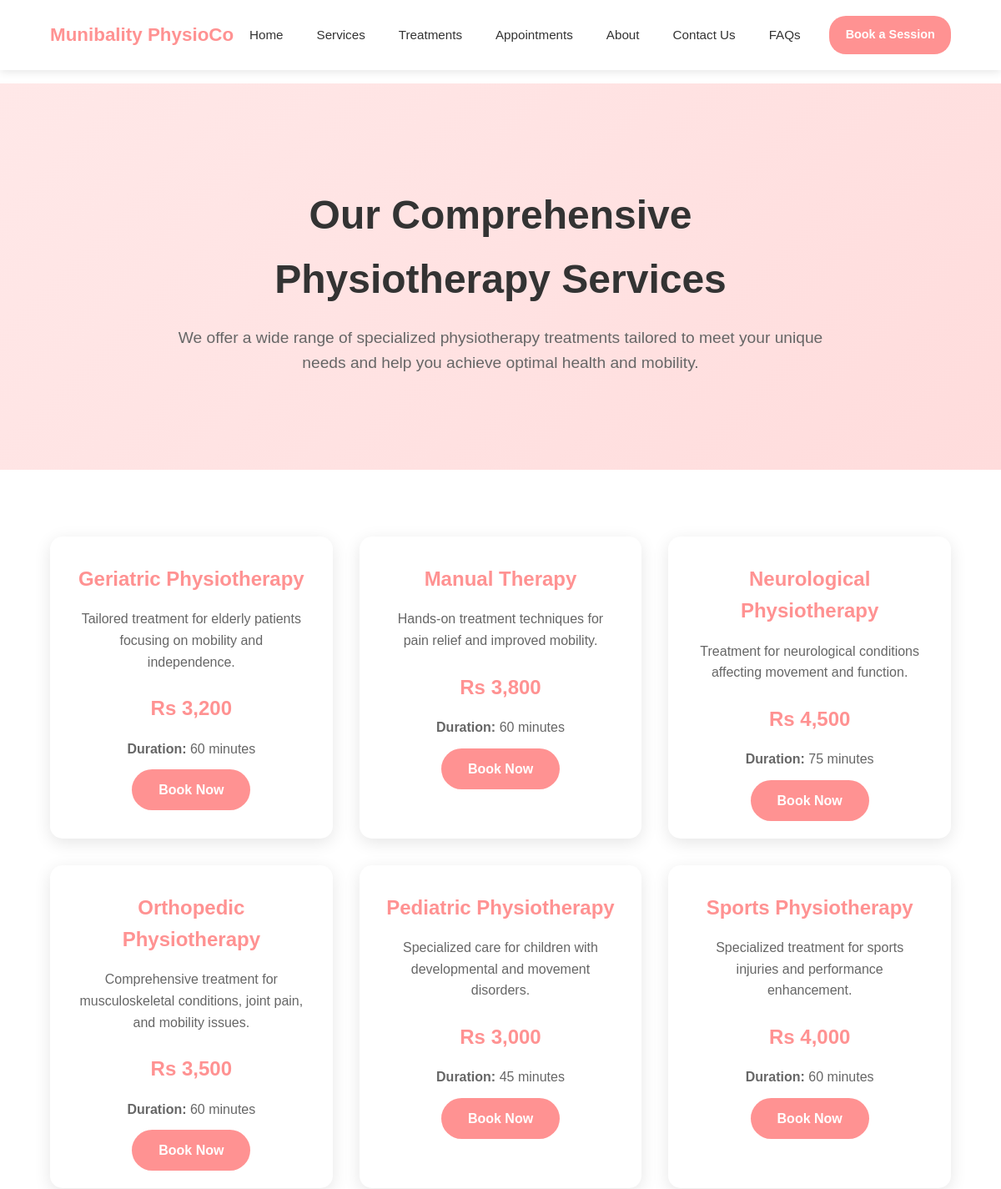
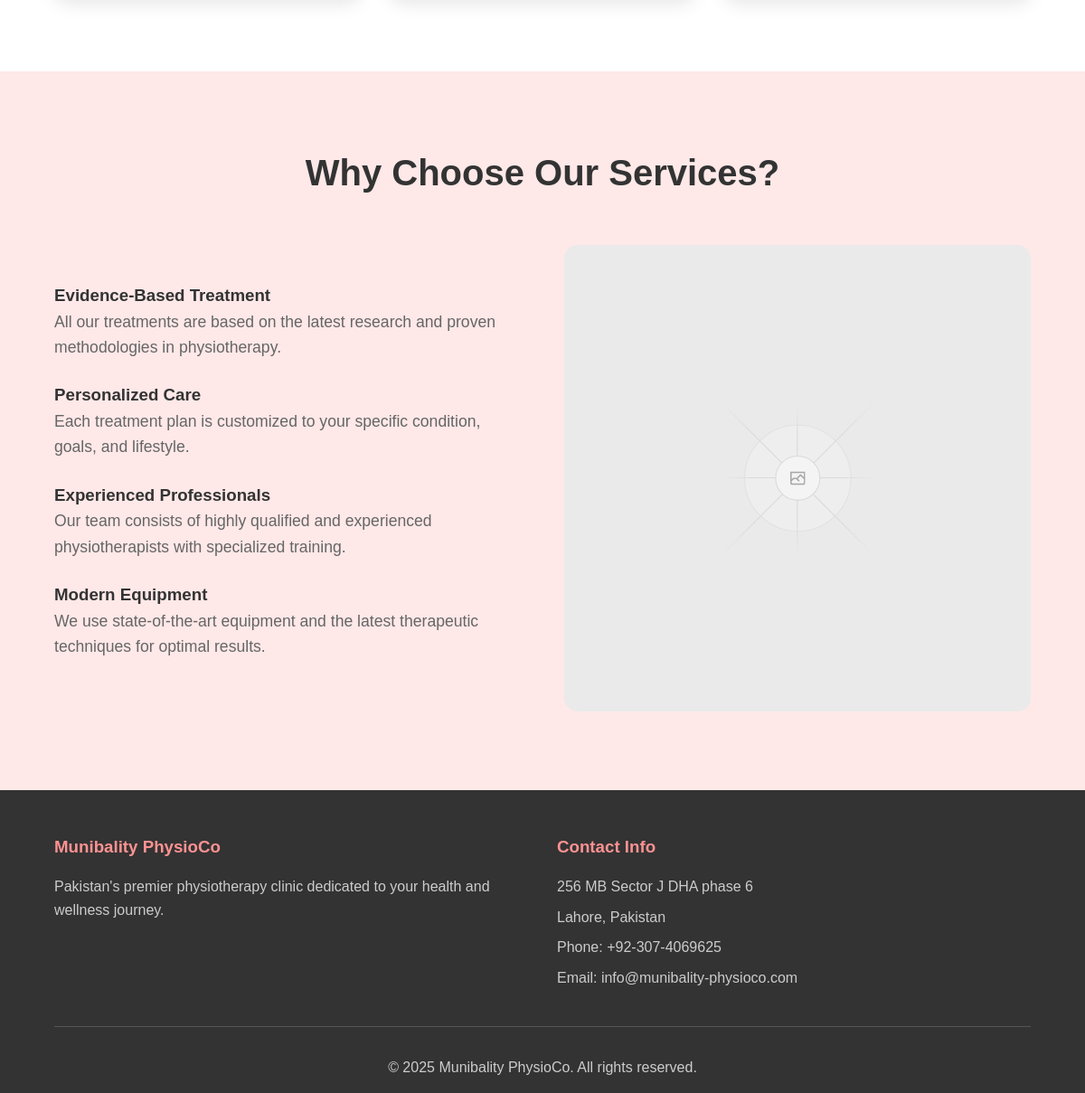
/services.php, run on the app's committed database (2 pictures, top to bottom).
### tables this page shows
CREATE TABLE IF NOT EXISTS services (
    id INT AUTO_INCREMENT PRIMARY KEY,
    name VARCHAR(255) NOT NULL,
    description TEXT,
    price DECIMAL(10,2),
    duration INT,
    image VARCHAR(255),
    created_at TIMESTAMP DEFAULT CURRENT_TIMESTAMP
);

### services.php (the view, shortened to what this page needs)
<?php
$database = new Database();
$db = $database->getConnection();
$services = [];
try {
    $query = "SELECT * FROM services ORDER BY name";
    $stmt = $db->prepare($query);
    $stmt->execute();
    $services = $stmt->fetchAll(PDO::FETCH_ASSOC);
} catch(PDOException $e) {
    header("Location: setup-database.php");
    exit();
}
?>
<!DOCTYPE html>
<html lang="en">
<head>
    <link rel="stylesheet" href="assets/css/style.css">
</head>
<body>
    <header class="header">
        <nav class="navbar">
            <a href="index.php" class="logo">Munibality PhysioCo</a>
            <ul class="nav-menu">
                <li><a href="index.php">Home</a></li>
                <li><a href="services.php">Services</a></li>
                <li><a href="treatments.php">Treatments</a></li>
                <li><a href="appointments.php">Appointments</a></li>
                <li><a href="about.php">About</a></li>
                <li><a href="contact.php">Contact Us</a></li>
                <li><a href="faqs.php">FAQs</a></li>
            </ul>
            <a href="book-session.php" class="book-btn">Book a Session</a>
        </nav>
    </header>
    <main style="margin-top: 100px;">
        <section class="hero">
            <div class="hero-content">
                <h1>Our Comprehensive Physiotherapy Services</h1>
                <p>We offer a wide range of specialized physiotherapy treatments tailored to meet your unique needs and help you achieve optimal health and mobility.</p>
            </div>
        </section>
        <section class="services">
            <div class="container">
                <div class="services-grid">
                    <?php foreach($services as $service): ?>
                    <div class="service-card">
                        <h3><?php echo htmlspecialchars($service['name']); ?></h3>
                        <p><?php echo htmlspecialchars($service['description']); ?></p>
                        <div class="price">Rs <?php echo number_format($service['price'], 0); ?></div>
                        <p><strong>Duration:</strong> <?php echo $service['duration']; ?> minutes</p>
                        <a href="book-session.php?service=<?php echo $service['id']; ?>" class="btn-primary">Book Now</a>
                    </div>
                    <?php endforeach; ?>
                </div>
            </div>
        </section>
        <section class="about">
            <div class="container">
                <h2 class="section-title">Why Choose Our Services?</h2>
                <div class="about-content">
                    <div class="about-text">
                        <h3>Evidence-Based Treatment</h3>
                        <p>All our treatments are based on the latest research and proven methodologies in physiotherapy.</p>
                        <h3>Personalized Care</h3>
                        <p>Each treatment plan is customized to your specific condition, goals, and lifestyle.</p>
                        <h3>Experienced Professionals</h3>
                        <p>Our team consists of highly qualified and experienced physiotherapists with specialized training.</p>
                        <h3>Modern Equipment</h3>
                        <p>We use state-of-the-art equipment and the latest therapeutic techniques for optimal results.</p>
                    </div>
                    <div class="about-image">
                        <img src="/placeholder.svg?height=400&width=500" alt="Modern Physiotherapy Equipment" style="width: 100%; border-radius: 15px;">
                    </div>
                </div>
            </div>
        </section>
    </main>
    <footer class="footer">
        <div class="container">
            <div class="footer-content">
                <div class="footer-section">
                    <h3>Munibality PhysioCo</h3>
                    <p>Pakistan's premier physiotherapy clinic dedicated to your health and wellness journey.</p>
                </div>
                <div class="footer-section">
                    <h3>Contact Info</h3>
                    <p>256 MB Sector J DHA phase 6</p>
                    <p>Lahore, Pakistan</p>
                    <p>Phone: +92-307-4069625</p>
                    <p>Email: info@munibality-physioco.com</p>
                </div>
            </div>
            <div class="footer-bottom">
                <p>&copy; 2025 Munibality PhysioCo. All rights reserved.</p>
            </div>
        </div>
    </footer>
</body>
</html>

### assets/css/style.css (style rules this page uses)
* { margin: 0; padding: 0; box-sizing: border-box; }
:root { --primary-color: #ff9292; --secondary-color: #ffb4b4; --light_pink: #ffdcdc; --lightest_pink: #ffe8e8; --white: #ffffff; --dark_text: #333333; --gray_text: #666666; --light_gray: #f8f9fa; }
body { font-family: "Arial", sans-serif; line-height: 1.6; color: var(--dark_text); background_color: var(--white); }
.header { background: var(--white); box-shadow: 0 2px 10px rgba(0, 0, 0, 0.1); position: fixed; width: 100%; top: 0; z-index: 1000; padding: 0.4rem 0; }
.navbar { display: flex; justify-content: space-between; align-items: center; padding: 0.8rem 5%; max-width: 1400px; margin: 0 auto; }
.logo { font-size: 1.4rem; font-weight: bold; color: var(--primary-color); text-decoration: none; white-space: nowrap; }
.nav-menu { display: flex; list-style: none; gap: 0.9rem; margin: 0; padding: 0; align-items: center; }
.nav-menu li { margin: 0; }
.nav-menu a { text-decoration: none; color: var(--dark-text); font-weight: 500; font-size: 0.95rem; padding: 0.5rem 0.8rem; border-radius: 5px; transition: all 0.3s ease; white-space: nowrap; }
.book-btn { background: var(--primary-color); color: var(--white); padding: 0.7rem 1.2rem; border: none; border-radius: 20px; text-decoration: none; font-weight: bold; font-size: 0.9rem; transition: all 0.3s ease; white-space: nowrap; margin-left: 1rem; }
.hero { background: linear-gradient(135deg, var(--lightest_pink) 0%, var(--light_pink) 100%); padding: 120px 5% 80px; text-align: center; }
.hero-content { max-width: 800px; margin: 0 auto; }
.hero h1 { font-size: 3rem; margin-bottom: 1rem; color: var(--dark_text); }
.hero p { font-size: 1.2rem; margin-bottom: 2rem; color: var(--gray_text); }
.btn-primary { background: var(--primary-color); color: var(--white); padding: 1rem 2rem; border: none; border-radius: 30px; text-decoration: none; font-weight: bold; transition: all 0.3s ease; }
.services { padding: 80px 5%; background: var(--white); }
.container { max-width: 1200px; margin: 0 auto; }
.section-title { text-align: center; font-size: 2.5rem; margin-bottom: 3rem; color: var(--dark_text); }
.services-grid { display: grid; grid-template-columns: repeat(auto-fit, minmax(300px, 1fr)); gap: 2rem; }
.service-card { background: var(--white); border-radius: 15px; padding: 2rem; box-shadow: 0 5px 20px rgba(0, 0, 0, 0.1); transition: transform 0.3s ease; text-align: center; }
.service-card h3 { color: var(--primary-color); margin-bottom: 1rem; font-size: 1.5rem; }
.service-card p { color: var(--gray_text); margin-bottom: 1.5rem; }
.price { font-size: 1.5rem; font-weight: bold; color: var(--primary-color); margin-bottom: 1rem; }
.about { padding: 80px 5%; background: var(--lightest_pink); }
.about-content { display: grid; grid-template-columns: 1fr 1fr; gap: 3rem; align-items: center; }
.about-text p { color: var(--gray_text); margin-bottom: 1.5rem; font-size: 1.1rem; }
.footer { background: var(--dark_text); color: var(--white); padding: 3rem 5% 1rem; }
.footer-content { display: grid; grid-template-columns: repeat(auto-fit, minmax(250px, 1fr)); gap: 2rem; margin-bottom: 2rem; }
.footer-section h3 { color: var(--primary-color); margin-bottom: 1rem; }
.footer-section p, .footer-section a { color: #ccc; text-decoration: none; margin-bottom: 0.5rem; display: block; }
.footer-bottom { text-align: center; padding-top: 2rem; border-top: 1px solid #555; color: #ccc; }

### data on the page
services: name "Geriatric Physiotherapy", description "Tailored treatment for elderly patients focusing on mobility and independence.", price "3,200", duration "60"
services: name "Manual Therapy", description "Hands-on treatment techniques for pain relief and improved mobility.", price "3,800", duration "60"
services: name "Neurological Physiotherapy", description "Treatment for neurological conditions affecting movement and function.", price "4,500", duration "75"
services: name "Orthopedic Physiotherapy", description "Comprehensive treatment for musculoskeletal conditions, joint pain, and mobility issues.", price "3,500", duration "60"
services: name "Pediatric Physiotherapy", description "Specialized care for children with developmental and movement disorders.", price "3,000", duration "45"
services: name "Sports Physiotherapy", description "Specialized treatment for sports injuries and performance enhancement.", price "4,000", duration "60"
